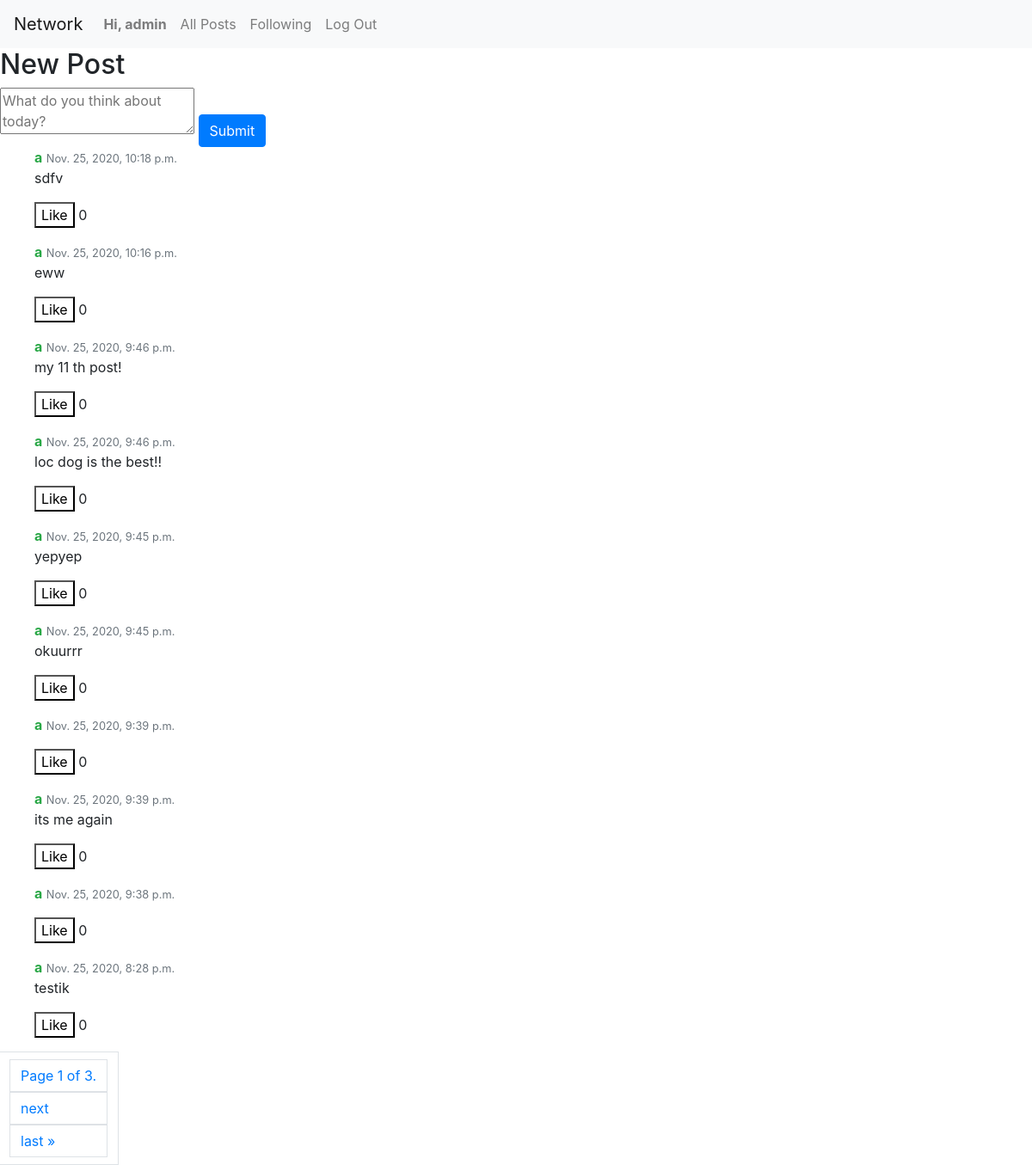
/ (signed in), run on an earlier commit of the app's database.
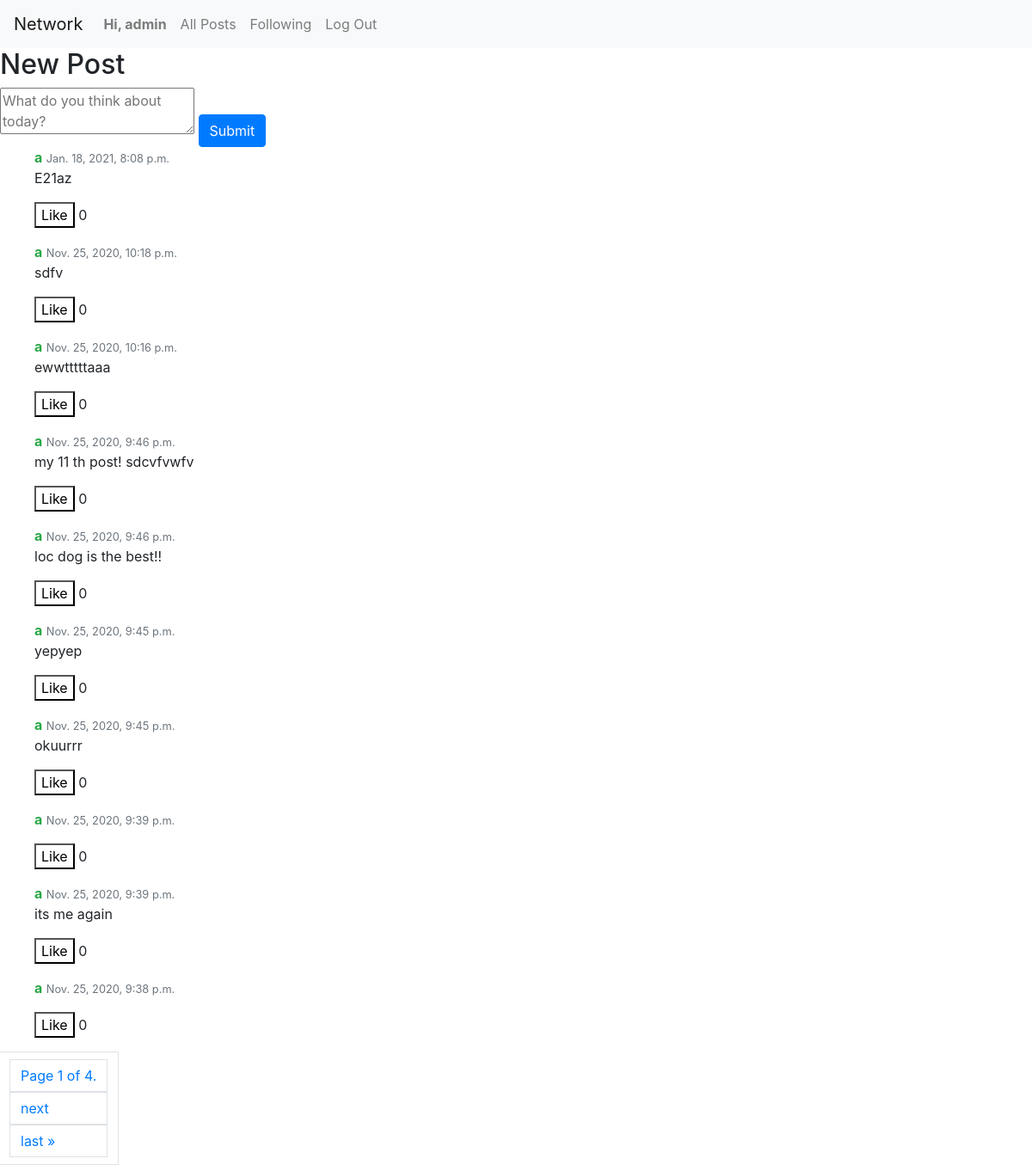
And on a later commit of the database.
### network/models.py (models this page shows, shortened)
class Post(models.Model):
    post = models.TextField(blank=True)
    post_time = models.DateTimeField(default=timezone.now)
    user_posted = models.ForeignKey(User, on_delete=models.CASCADE)
    like = models.ManyToManyField(User, default=0, related_name='like')

class User(AbstractUser):
    pass

### network/views.py (the view)
# urls.py: path("", views.index, name="index"),
def index(request):
    all_posts = Post.objects.order_by("-post_time").all()
    paginator = Paginator(all_posts, 10)
    page_number = request.GET.get('page')
    page_obj = paginator.get_page(page_number)
    if request.user.is_authenticated:
        return render(request, "network/index.html", {
            'all_posts': all_posts,
            'page_obj': page_obj,
        })
    else:
        return HttpResponseRedirect(reverse("login"))

### network/templates/network/index.html (shortened to what this page needs)
{% extends "network/layout.html" %}
{% block body %}
    <div class="new-post">
        <h2>New Post</h2>
        <form>
            <textarea id="post-text" placeholder="What do you think about today?"></textarea>
            <input type="submit" href="{% url 'index' %}" id="new_post" class="btn btn-primary"/>
        </form>
    </div>
     {% include 'network/posts.html' %}
{% endblock %}

### network/templates/network/posts.html (shortened to what this page needs)
<div class="all-posts">
    {% for post in page_obj %}
        <ul class="media-list">
            <li class="media">
                <div class="media-body">
                    <a><strong class="text-success" href="{% url 'profile page' post.user_posted %}">{{post.user_posted}}</strong></a>
                    <span class="text-muted pull-right">
                        <small class="text-muted">{{post.post_time}}</small>
                    </span>
                    <p id="post-text-for-{{post.id}}" class="post-text" style="display:block;">
                        {{post.post}}
                    </p>
                    <button class="like-btn" id="liked-post-{{post.id}}"
                            {% if not request.user in post.like.all %} style="background-color:white;"
                            {% else %} style="background-color:red;"
                            {% endif %}>
                        Like
                    </button>
                    <span class="like-count-{{post.id}}">{{post.like.count}}</span>
                </div>
            </li>
        </ul>
    {% endfor %}
    <div class="pagination">
        <span class="page-link">
            <span class="current page-link disabled">
                Page {{ page_obj.number }} of {{ page_obj.paginator.num_pages }}.
            </span>
            {% if page_obj.has_next %}
                <a class="page-link" href="?page={{ page_obj.next_page_number }}">next</a>
                <a class="page-link" href="?page={{ page_obj.paginator.num_pages }}">last &raquo;</a>
            {% endif %}
        </span>
    </div>
</div>

What changed in the data, as far as the page shows it:
no longer on this page (row unchanged): Post: user_posted "a", post_time "Nov. 25, 2020, 8:28 p.m.", post "testik", like.count "0"
added Post: user_posted "a", post_time "Jan. 18, 2021, 8:08 p.m.", post "E21az", like.count "0"
changed Post: post "eww" → "ewwtttttaaa"
changed Post: post "my 11 th post!" → "my 11 th post! sdcvfvwfv"
Also different on the page:
{{ page_obj.paginator.num_pages }}: "3" → "4"
